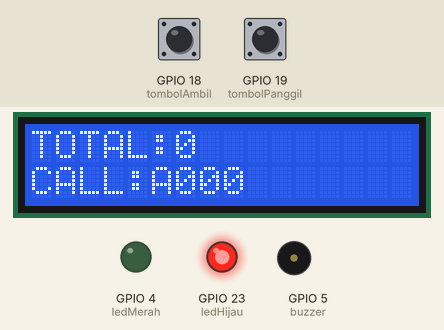
Simulated run of this sketch. Board: ESP32. On the bench: 16×2 character LCD, output pins drawn as LEDs (lit = HIGH), buzzer (waves = sounding). The inputs (shaded band) are chosen by the test bench; at power-on: GPIO 18 (tombolAmbil) HIGH, GPIO 19 (tombolPanggil) HIGH. WiFi joins after 1.5 s; servers stay silent unless stated; uploads are accepted with an empty reply.

Above: at 3.4 s.
3.5 s: GPIO 18 (tombolAmbil) pulled LOW for 0.15 s
At 3.69 s:
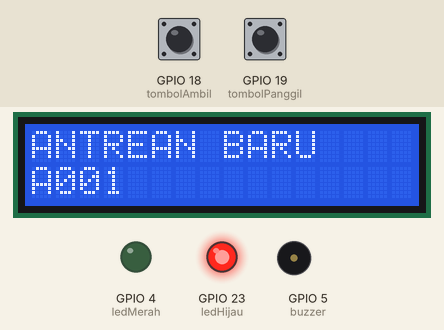
5.3 s: GPIO 19 (tombolPanggil) pulled LOW for 0.15 s
At 5.8 s:
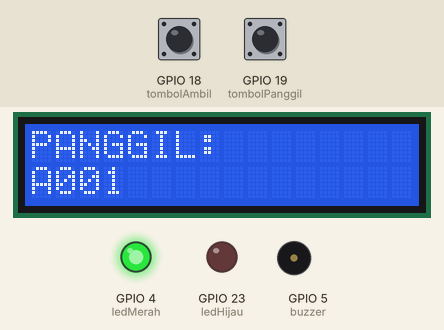
7.4 s: GPIO 18 (tombolAmbil) pulled LOW for 1 s
At 9.1 s:
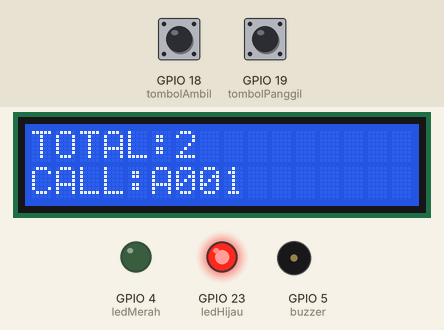
9.9 s: GPIO 19 (tombolPanggil) pulled LOW for 1 s
At 11.0 s:
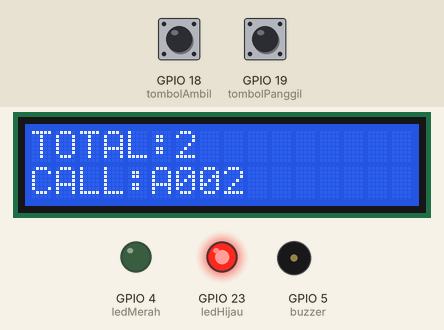
Timing chart, 0 to 12.9 s (numbered marks = the images above; inputs shaded):
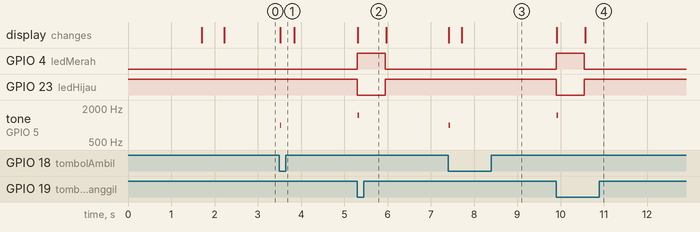

The sketch:

sketch.ino
```cpp
#include <Wire.h>
#include <LiquidCrystal_I2C.h>
#include <WiFi.h>
#include <HTTPClient.h>

LiquidCrystal_I2C lcd(0x27, 16, 2);

// ================= WIFI =================

#define WIFI_SSID "Wokwi-GUEST"
#define WIFI_PASSWORD ""

// ================= FIREBASE =================

String firebaseHost = "https://smart-queue-system-2b6bc-default-rtdb.firebaseio.com";

// ================= PIN =================

const int tombolAmbil = 18;
const int tombolPanggil = 19;

const int buzzer = 5;

const int ledHijau = 23;
const int ledMerah = 4;

// ================= DATA =================

int nomorAntrean = 0;
int nomorDipanggil = 0;

// =================================================

void setup() {

  Serial.begin(115200);

  pinMode(tombolAmbil, INPUT_PULLUP);
  pinMode(tombolPanggil, INPUT_PULLUP);

  pinMode(buzzer, OUTPUT);

  pinMode(ledHijau, OUTPUT);
  pinMode(ledMerah, OUTPUT);

  digitalWrite(ledHijau, HIGH);
  digitalWrite(ledMerah, LOW);

  // ================= LCD =================

  lcd.init();
  lcd.backlight();

  lcd.setCursor(0,0);
  lcd.print("SMART QUEUE");

  lcd.setCursor(0,1);
  lcd.print("CONNECT WIFI");

  // ================= WIFI =================

  WiFi.begin(WIFI_SSID, WIFI_PASSWORD);

  while (WiFi.status() != WL_CONNECTED) {

    delay(200);
  }

  lcd.clear();

  lcd.setCursor(0,0);
  lcd.print("SYSTEM READY");

  delay(500);

  tampilkanData();
}

// =================================================

void loop() {

  // ================= TOMBOL AMBIL =================

  if(digitalRead(tombolAmbil) == LOW){

    nomorAntrean++;

    lcd.clear();

    lcd.setCursor(0,0);
    lcd.print("ANTREAN BARU");

    lcd.setCursor(0,1);

    tampilNomor(nomorAntrean);

    // ===== BUZZER =====

    tone(buzzer, 1000);

    delay(25);

    noTone(buzzer);

    // ===== TAMPIL CEPAT =====

    delay(250);

    tampilkanData();

    // ===== ANTI DOUBLE CLICK =====

    while(digitalRead(tombolAmbil) == LOW);
  }

  // ================= TOMBOL PANGGIL =================

  if(digitalRead(tombolPanggil) == LOW){

    if(nomorDipanggil < nomorAntrean){

      nomorDipanggil++;

      digitalWrite(ledHijau, LOW);
      digitalWrite(ledMerah, HIGH);

      lcd.clear();

      lcd.setCursor(0,0);
      lcd.print("PANGGIL:");

      lcd.setCursor(0,1);

      tampilNomor(nomorDipanggil);

      // ===== BUZZER =====

      tone(buzzer, 1500);

      delay(35);

      noTone(buzzer);

      // ===== FORMAT NOMOR =====

      String nomor;

      if(nomorDipanggil < 10){

        nomor = "A00" + String(nomorDipanggil);

      }
      else if(nomorDipanggil < 100){

        nomor = "A0" + String(nomorDipanggil);

      }
      else{

        nomor = "A" + String(nomorDipanggil);
      }

      // ===== KIRIM FIREBASE =====

      kirimFirebase(nomor);

      // ===== TAMPIL PANGGIL =====

      delay(400);

      digitalWrite(ledHijau, HIGH);
      digitalWrite(ledMerah, LOW);

      tampilkanData();
    }

    // ===== ANTI DOUBLE CLICK =====

    while(digitalRead(tombolPanggil) == LOW);
  }
}

// =================================================

void kirimFirebase(String nomor){

  if(WiFi.status() == WL_CONNECTED){

    HTTPClient http;

    String url = firebaseHost + "/queue/current.json";

    http.begin(url);

    http.addHeader("Content-Type", "application/json");

    String data = "\"" + nomor + "\"";

    http.PUT(data);

    http.end();
  }
}

// =================================================

void tampilkanData(){

  lcd.clear();

  lcd.setCursor(0,0);

  lcd.print("TOTAL:");
  lcd.print(nomorAntrean);

  lcd.setCursor(0,1);

  lcd.print("CALL:");

  tampilNomor(nomorDipanggil);
}

// =================================================

void tampilNomor(int nomor){

  if(nomor < 10){

    lcd.print("A00");
  }
  else if(nomor < 100){

    lcd.print("A0");
  }
  else{

    lcd.print("A");
  }

  lcd.print(nomor);
}
```

Measured:
- after the input at 3.5 s, tone on GPIO 5 (buzzer): silent → 1000 Hz at once, → silent 0.03 s later; the display: changes at once (image 1)
- after the input at 5.3 s, GPIO 4 (ledMerah): LOW → HIGH at once, → LOW 0.65 s later; GPIO 23 (ledHijau): HIGH → LOW at once, → HIGH 0.65 s later; tone on GPIO 5 (buzzer): silent → 1500 Hz at once, → silent 0.04 s later; the display: changes at once (image 2)
- after the input at 7.4 s, tone on GPIO 5 (buzzer): silent → 1000 Hz at once, → silent 0.03 s later; the display: first changes at once (image 3 shows a later state)
- after the input at 9.9 s, GPIO 4 (ledMerah): LOW → HIGH at once, → LOW 0.65 s later; GPIO 23 (ledHijau): HIGH → LOW at once, → HIGH 0.65 s later; tone on GPIO 5 (buzzer): silent → 1500 Hz at once, → silent 0.04 s later; the display: first changes at once (image 4 shows a later state)
